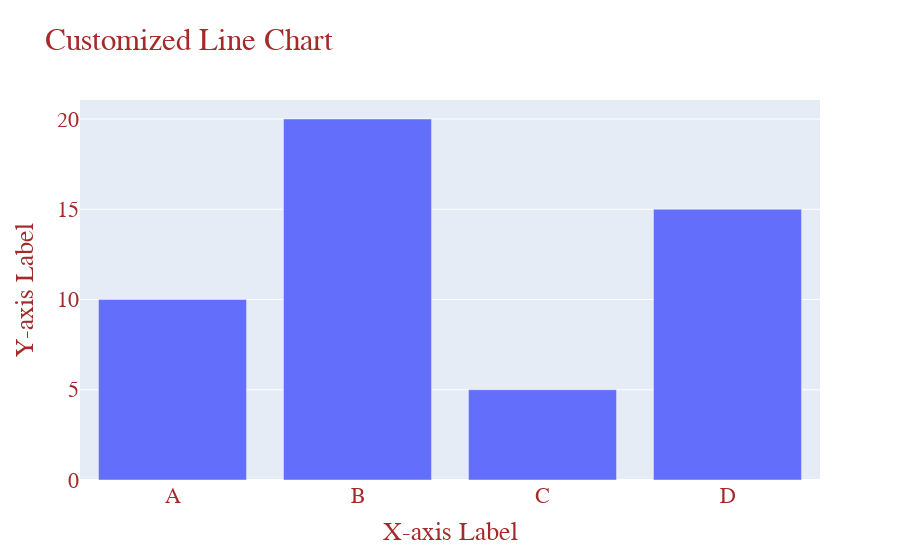

Notebook code cell kept with this figure:
### Code cell
#Customizing Charts:
fig.update_layout(
    title='Customized Line Chart',
    xaxis_title='X-axis Label',
    yaxis_title='Y-axis Label',
    font=dict(family='Times', size=22, color='brown'),
)

### Figure 1 — Plotly figure (JSON) as saved in the notebook; plotly's stock layout.template omitted (floating-point values rounded to 4 significant figures)
{"data": [{"alignmentgroup": "True", "hovertemplate": "x=%{x}<br>y=%{y}<extra></extra>", "legendgroup": "", "marker": {"color": "#636efa", "pattern": {"shape": ""}}, "name": "", "offsetgroup": "", "orientation": "v", "showlegend": false, "textposition": "auto", "type": "bar", "x": ["A", "B", "C", "D"], "xaxis": "x", "y": [10, 20, 5, 15], "yaxis": "y"}], "layout": {"barmode": "relative", "font": {"color": "brown", "family": "Times", "size": 22}, "legend": {"tracegroupgap": 0}, "title": {"text": "Customized Line Chart"}, "xaxis": {"anchor": "y", "domain": [0, 1], "title": {"text": "X-axis Label"}}, "yaxis": {"anchor": "x", "domain": [0, 1], "title": {"text": "Y-axis Label"}}}}
